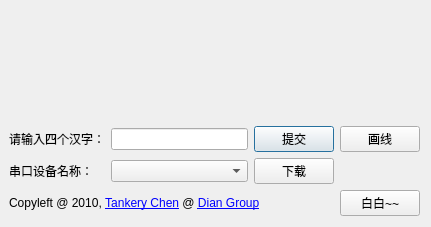
<?xml version="1.0" encoding="UTF-8"?>
<ui version="4.0">
 <class>matrixDlg</class>
 <widget class="QDialog" name="matrixDlg">
  <property name="geometry">
   <rect>
    <x>0</x>
    <y>0</y>
    <width>431</width>
    <height>227</height>
   </rect>
  </property>
  <property name="windowTitle">
   <string>点石点阵</string>
  </property>
  <property name="sizeGripEnabled">
   <bool>false</bool>
  </property>
  <property name="modal">
   <bool>false</bool>
  </property>
  <layout class="QGridLayout" name="gridLayout">
   <property name="leftMargin">
    <number>9</number>
   </property>
   <item row="0" column="0" colspan="4">
    <widget class="QWidget" name="matrixPanel" native="true"/>
   </item>
   <item row="1" column="0">
    <widget class="QLabel" name="label">
     <property name="text">
      <string>请输入四个汉字：</string>
     </property>
    </widget>
   </item>
   <item row="1" column="1">
    <widget class="QLineEdit" name="contents"/>
   </item>
   <item row="1" column="2">
    <widget class="QPushButton" name="comitBtn">
     <property name="text">
      <string>提交</string>
     </property>
    </widget>
   </item>
   <item row="1" column="3">
    <widget class="QPushButton" name="drawLineBtn">
     <property name="text">
      <string>画线</string>
     </property>
    </widget>
   </item>
   <item row="2" column="0">
    <widget class="QLabel" name="label_2">
     <property name="text">
      <string>串口设备名称：</string>
     </property>
    </widget>
   </item>
   <item row="2" column="1">
    <widget class="QComboBox" name="serialDevice"/>
   </item>
   <item row="2" column="2">
    <widget class="QPushButton" name="downloadBtn">
     <property name="text">
      <string>下载</string>
     </property>
    </widget>
   </item>
   <item row="3" column="3">
    <widget class="QPushButton" name="exitBtn">
     <property name="text">
      <string>白白~~</string>
     </property>
    </widget>
   </item>
   <item row="3" column="0" colspan="3">
    <widget class="QLabel" name="informations">
     <property name="text">
      <string>Copyleft @ 2010, &lt;a href=&quot;mailto:tankery.chen@gmail.com&quot;&gt;Tankery Chen&lt;/a&gt; @ &lt;a href=&quot;http://www.dian.org.cn&quot;&gt;Dian Group&lt;/a&gt;</string>
     </property>
     <property name="textFormat">
      <enum>Qt::AutoText</enum>
     </property>
    </widget>
   </item>
  </layout>
 </widget>
 <resources/>
 <connections>
  <connection>
   <sender>exitBtn</sender>
   <signal>clicked()</signal>
   <receiver>matrixDlg</receiver>
   <slot>close()</slot>
   <hints>
    <hint type="sourcelabel">
     <x>491</x>
     <y>213</y>
    </hint>
    <hint type="destinationlabel">
     <x>210</x>
     <y>0</y>
    </hint>
   </hints>
  </connection>
 </connections>
</ui>
